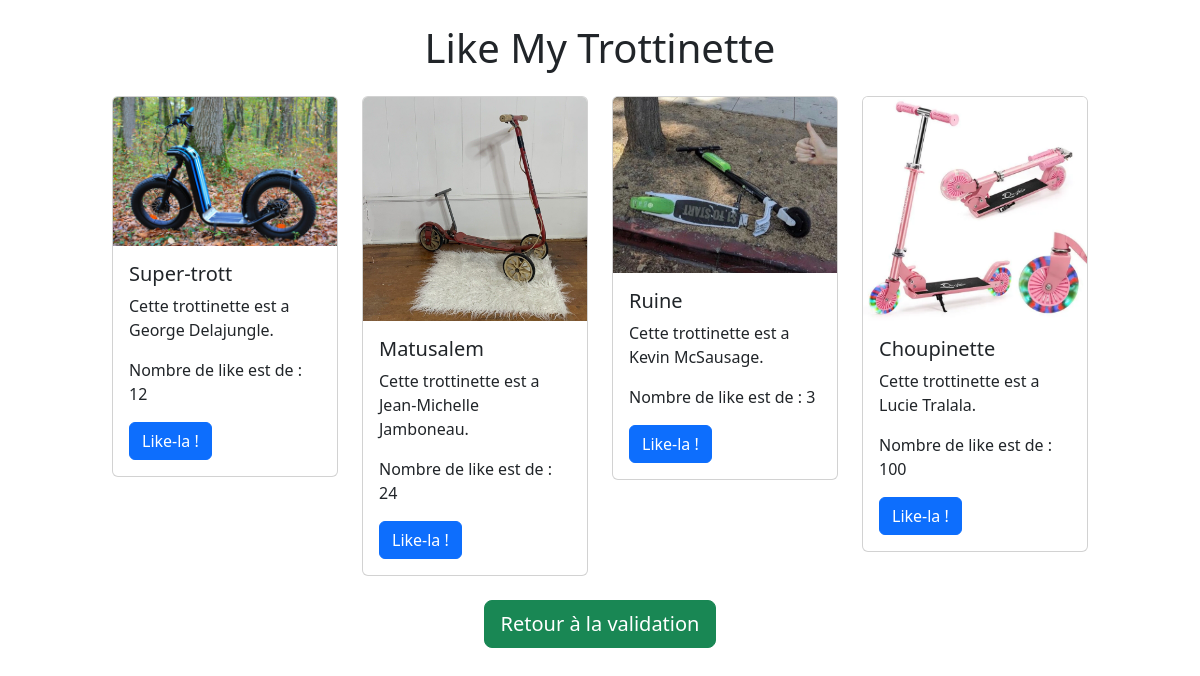
Page /list.php on the committed database.
### tables this page shows
CREATE TABLE `trottinette` (
  `trottinette_id` int NOT NULL,
  `trottinette_nom` varchar(100) NOT NULL,
  `trottinette_proprietaire_prenom` varchar(100) NOT NULL,
  `trottinette_proprietaire_nom` varchar(100) NOT NULL,
  `trottinette_image` varchar(100) NOT NULL,
  `trottinette_like` int NOT NULL,
  `trottinette_valid` tinyint(1) NOT NULL
);

### list.php (the view, shortened to what this page needs)
<!doctype html>
<html lang="fr">
<head>
    <link rel="stylesheet"
        href="https://cdn.jsdelivr.net/npm/bootstrap@5.3.3/dist/css/bootstrap.min.css"
>
</head>
<body>
    <h1 class="text-center my-4">Like My Trottinette</h1>
    <div class="container-fluid col-xl-10">
        <div class="row row-cols-1 row-cols-md-4 g-4">
            <?php
            $pdo = new PDO("mysql:host=localhost;dbname=likemytrottinette", "root", "1234");
            $sql = "SELECT * FROM trottinette WHERE trottinette_valid=1";
            $stmt = $pdo->prepare($sql);
            $stmt->execute();
            $trottinettes = $stmt->fetchAll();
            foreach ($trottinettes as $trottinette) {
            ?>
                <div class="col">
                    <div class="card">
                        <img class="card-img-top"
                            src="img/<?= $trottinette['trottinette_image'] ?>"
                            alt="trottinette">
                        <div class="card-body">
                            <h5 class="card-title">
                                <?= $trottinette['trottinette_nom'] ?>
                            </h5>
                            <p class="card-text">
                                Cette trottinette est a
                                <?= $trottinette['trottinette_proprietaire_prenom'] .
                                    " " . $trottinette['trottinette_proprietaire_nom']  ?>.
                            </p>
                            <p>
                                Nombre de like est de :
                                <span class="nbrLike" data-id="<?= $trottinette['trottinette_id'] ?>">
                                    <?= $trottinette['trottinette_like'] ?>
                                </span>
                            </p>
                            <button data-id="<?= $trottinette['trottinette_id'] ?>"
                                class="btnLike btn btn-primary">
                                Like-la !
                            </button>
                        </div>
                    </div>
                </div>
            <?php
            }
            ?>
        </div>
        <div class="text-center">
            <a href="index.php" class="btn btn-success btn-lg my-4">Retour à la validation</a>
        </div>
    </div>
</body>
</html>

### rows in the picture
trottinette: trottinette_image (picture), trottinette_nom "Super-trott", trottinette_proprietaire_prenom "George", trottinette_proprietaire_nom "Delajungle", trottinette_like "12"
trottinette: trottinette_image (picture), trottinette_nom "Matusalem", trottinette_proprietaire_prenom "Jean-Michelle", trottinette_proprietaire_nom "Jamboneau", trottinette_like "24"
trottinette: trottinette_image (picture), trottinette_nom "Ruine", trottinette_proprietaire_prenom "Kevin", trottinette_proprietaire_nom "McSausage", trottinette_like "3"
trottinette: trottinette_image (picture), trottinette_nom "Choupinette", trottinette_proprietaire_prenom "Lucie", trottinette_proprietaire_nom "Tralala", trottinette_like "100"
